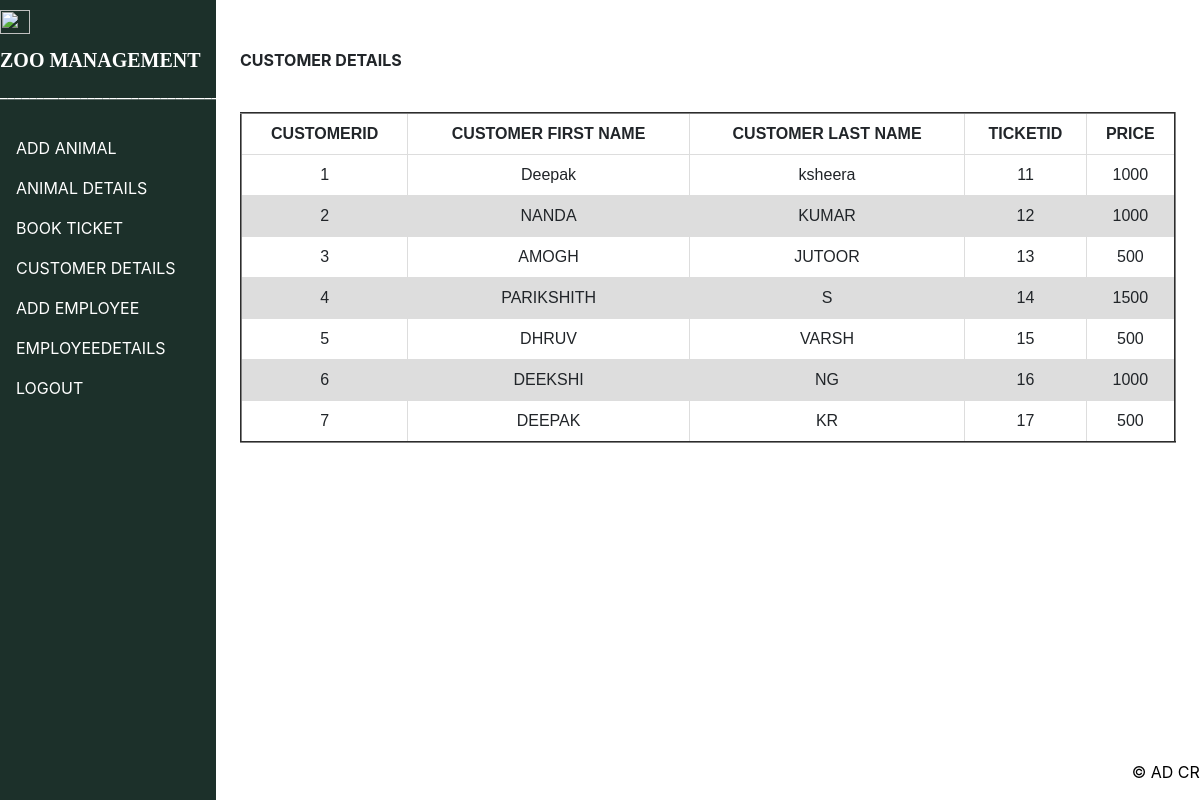
/admin/cusdetails.php, run on the app's committed database.
### tables this page shows
CREATE TABLE `ticket` (
  `Tid` int(15) NOT NULL,
  `Price` int(11) NOT NULL,
  `Cid` int(15) NOT NULL
);

CREATE TABLE `customer` (
  `Cid` int(15) NOT NULL,
  `CFname` varchar(30) NOT NULL,
  `CLname` varchar(30) NOT NULL,
  `Email` varchar(30) DEFAULT NULL,
  `Addresses` varchar(100) DEFAULT NULL,
  `Credit_Card_Info` varchar(100) DEFAULT NULL
);

### admin/cusdetails.php (the view, shortened to what this page needs)
<!DOCTYPE html>
<html>
  <head>
    <link
      rel="stylesheet"
      href="https://maxcdn.bootstrapcdn.com/bootstrap/4.5.2/css/bootstrap.min.css"
    />
    <link href="css/style.css" rel="stylesheet" type="text/css" media="all" />
  </head>
  <body>
  <ul class="vertical">
    <li>
        <a class="navbar-brand" href="#" ><img src="https://i.pinimg.com/originals/12/67/03/12670389f6aba8da354094feb86a141b.png" alt="" width="30" height="24"></a>
        <a class="navbar-brand" href="#"><b style="font-family: sans-serifs; color:white;">ZOO MANAGEMENT</b></a>
    </li>
    <span style='color:white'>______________________________________________</span>
    <br>
    <br>
    <li class="ver"><a href="addanimal.php">ADD ANIMAL</a></li>
    <li class="ver"><a href="animaldetail.php">ANIMAL DETAILS</a></li>
    <li class="ver"><a href="bookticket.php">BOOK TICKET</a></li>
    <li class="ver"><a href="cusdetails.php">CUSTOMER DETAILS</a></li>
    <li class="ver"><a href="addemp.php">ADD EMPLOYEE</a></li>
    <li class="ver"><a href="empdetails.php">EMPLOYEEDETAILS</a></li>
    <li class="ver"><a href="../index.html">LOGOUT</a></li>
    </ul>
    <br><br>
   <p style="margin-left:20%"> <b>CUSTOMER DETAILS</b></p>
   <br>
   <div style="margin-left:20%; margin-right:2%">
    <?php
      $con = mysqli_connect('localhost','root','','ZOO')
          or die("Unable to connect");
      $result ="SELECT * FROM customer c,ticket t
       where c.cid=t.cid";
      $animal = mysqli_query($con,$result);
      ?>
      <div style=''>
      <table border="2" style= "margin: 0 auto; padding-top:100px;" >
      <thead>
        <tr>
          <th>CUSTOMERID</th>
          <th>CUSTOMER FIRST NAME</th>
          <th>CUSTOMER LAST NAME</th>
          <th>TICKETID</th>
          <th>PRICE</th>
        </tr>
      </thead>
      <tbody>
        <?php
          while( $row = mysqli_fetch_assoc($animal))
          {
            echo
            "<tr>
              <td>{$row['Cid']}</td>
              <td>{$row['CFname']}</td>
              <td>{$row['CLname']}</td>
              <td>{$row['Tid']}</td>
              <td>{$row['Price']}</td>
            </tr>\n";
          }
        ?>
      </tbody>
    </table>
    </div>
     </div>
<div class="footer">
    <p style='border-top-color: #92a8d1;'>&copy; AD CREATIONS</p>
</div>
  </body>
</html>

### css/style.css (style rules this page uses)
* { margin:0 ; padding: 0; box-sizing: border-box; }
.footer { position: fixed; left: 0; bottom: 0; width: 100%; background-color:rgb(28, 48, 42); color: white; text-align: center; margin-top: 8px; padding-top: 7px; }

### admin/cusdetails.php (style rules this page uses)
.footer { position: fixed; left: 50%; padding-left:-50px; bottom: 0; width: 100%; background-color:white; color: black; margin-top: 8px; padding-top: 7px; }
.vertical { list-style-type: none; margin: 0; padding: 0; width: 18%; background-color:rgb(28, 48, 42); position: fixed; height: 100%; overflow: auto; }
.ver a { display: block; color: white; padding: 8px 16px; text-decoration: none; }
table { font-family: arial, sans-serif; border-collapse: collapse; width: 100%; }
th { border: 1px solid #dddddd; text-align: center; padding: 8px; }
td { border: 1px solid #dddddd; text-align: center; padding: 8px; }
tr:nth-child(even) { background-color: #dddddd; }

### data on the page
ticket: Cid "1", Cid.CFname "Deepak", Cid.CLname "ksheera", Tid "11", Price "1000"
ticket: Cid "2", Cid.CFname "NANDA", Cid.CLname "KUMAR", Tid "12", Price "1000"
ticket: Cid "3", Cid.CFname "AMOGH", Cid.CLname "JUTOOR", Tid "13", Price "500"
ticket: Cid "4", Cid.CFname "PARIKSHITH", Cid.CLname "S", Tid "14", Price "1500"
ticket: Cid "5", Cid.CFname "DHRUV", Cid.CLname "VARSH", Tid "15", Price "500"
ticket: Cid "6", Cid.CFname "DEEKSHI", Cid.CLname "NG", Tid "16", Price "1000"
ticket: Cid "7", Cid.CFname "DEEPAK", Cid.CLname "KR", Tid "17", Price "500"
